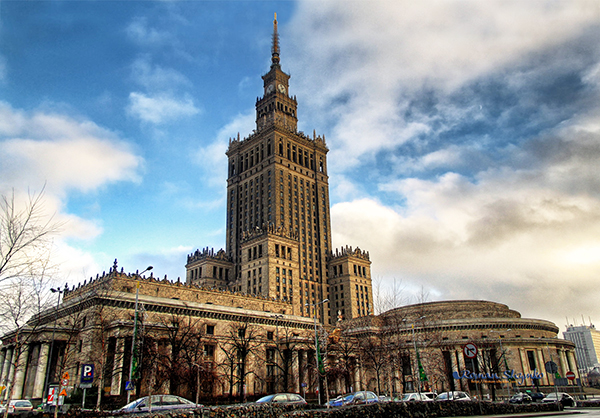
#> input picture week 5/image.jpg, 600 x 418 px
$ jupyter execute 'week 5 (Gaussian Noisy).ipynb'
#> lines starting #> are read from the running program, lines starting #| are printed output that depends on the picture
[cell 1]
# example for Gaussian Noise

import numpy as np
import cv2
img = cv2.imread("image.jpg")
#> img is the input picture: shape (418, 600, 3); mean B, G, R 151.3, 146.4, 137.6

cv2.imshow("Original",img)

def gaussian_noise(image):
    row,col,ch = image.shape
#> row = 418; col = 600; ch = 3
    mean = 0
    var = 0.05
    sigma = var**0.5
    gauss = np.random.normal(mean,sigma,(row,col,ch))
    gauss = gauss.reshape(row,col,ch)
    noisy = image + gauss
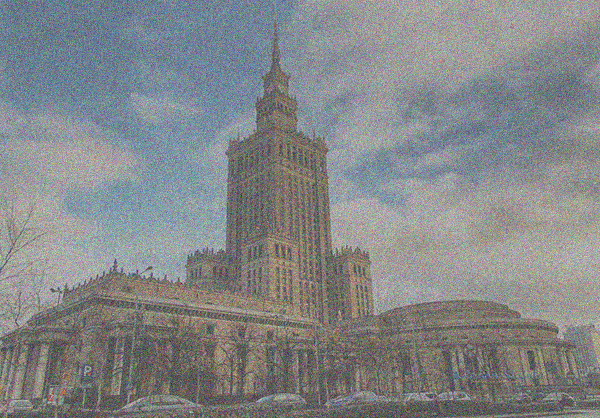
#> noisy: shape (418, 600, 3) float64; mean B, G, R 0.594, 0.575, 0.54; drawn with min black and max white
    return noisy

img = cv2.imread("image.jpg")
img = img/255
noise_img = gaussian_noise(img)

cv2.imshow("Gaussian Noise",noise_img)
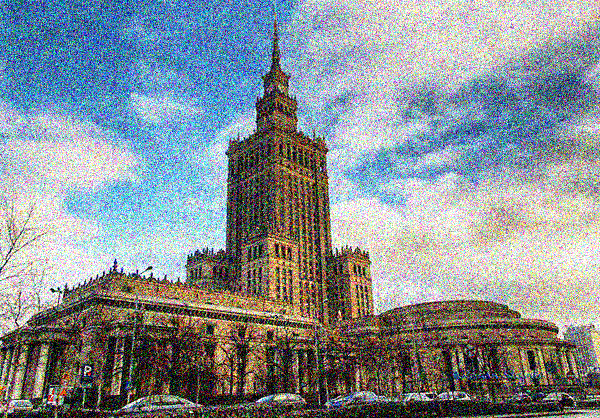
#> window 'Gaussian Noise': shape (418, 600, 3); mean B, G, R 148.9, 144.5, 135.8
cv2.waitKey(0)
